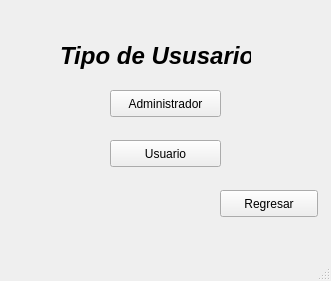
<?xml version="1.0" encoding="UTF-8"?>
<ui version="4.0">
 <class>Vtipousuario</class>
 <widget class="QMainWindow" name="Vtipousuario">
  <property name="geometry">
   <rect>
    <x>0</x>
    <y>0</y>
    <width>331</width>
    <height>281</height>
   </rect>
  </property>
  <property name="windowTitle">
   <string>Tipo de Usuario</string>
  </property>
  <widget class="QWidget" name="centralwidget">
   <widget class="QPushButton" name="BotonAdmin">
    <property name="geometry">
     <rect>
      <x>110</x>
      <y>90</y>
      <width>111</width>
      <height>27</height>
     </rect>
    </property>
    <property name="text">
     <string>Administrador</string>
    </property>
   </widget>
   <widget class="QPushButton" name="BotonUser">
    <property name="geometry">
     <rect>
      <x>110</x>
      <y>140</y>
      <width>111</width>
      <height>27</height>
     </rect>
    </property>
    <property name="text">
     <string>Usuario</string>
    </property>
   </widget>
   <widget class="QLabel" name="label">
    <property name="geometry">
     <rect>
      <x>60</x>
      <y>40</y>
      <width>191</width>
      <height>31</height>
     </rect>
    </property>
    <property name="font">
     <font>
      <pointsize>18</pointsize>
      <weight>75</weight>
      <italic>true</italic>
      <bold>true</bold>
     </font>
    </property>
    <property name="text">
     <string>Tipo de Ususario</string>
    </property>
   </widget>
   <widget class="QPushButton" name="BotonRegresa">
    <property name="geometry">
     <rect>
      <x>220</x>
      <y>190</y>
      <width>98</width>
      <height>27</height>
     </rect>
    </property>
    <property name="text">
     <string>Regresar</string>
    </property>
   </widget>
  </widget>
  <widget class="QMenuBar" name="menubar">
   <property name="geometry">
    <rect>
     <x>0</x>
     <y>0</y>
     <width>331</width>
     <height>25</height>
    </rect>
   </property>
  </widget>
  <widget class="QStatusBar" name="statusbar"/>
 </widget>
 <resources/>
 <connections/>
</ui>
